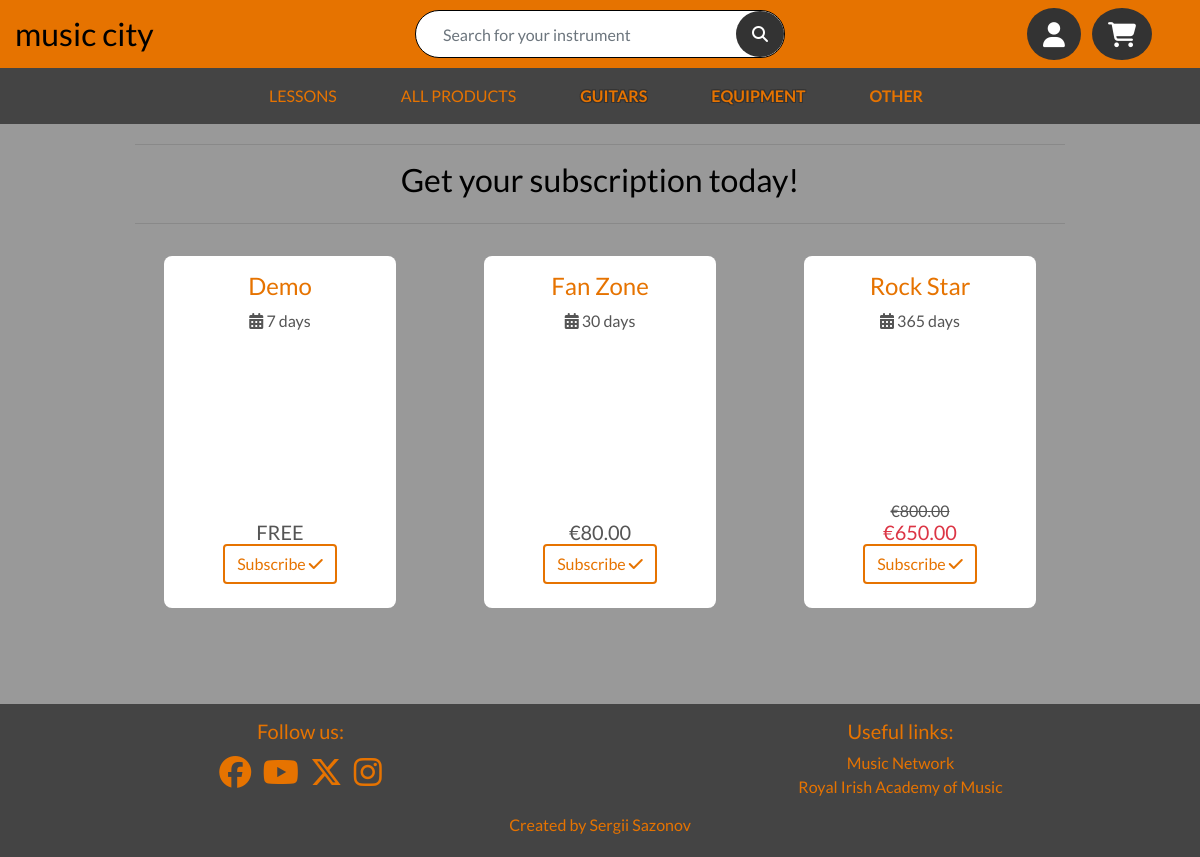
The page /lessons/subscription/ on the database as committed earlier.
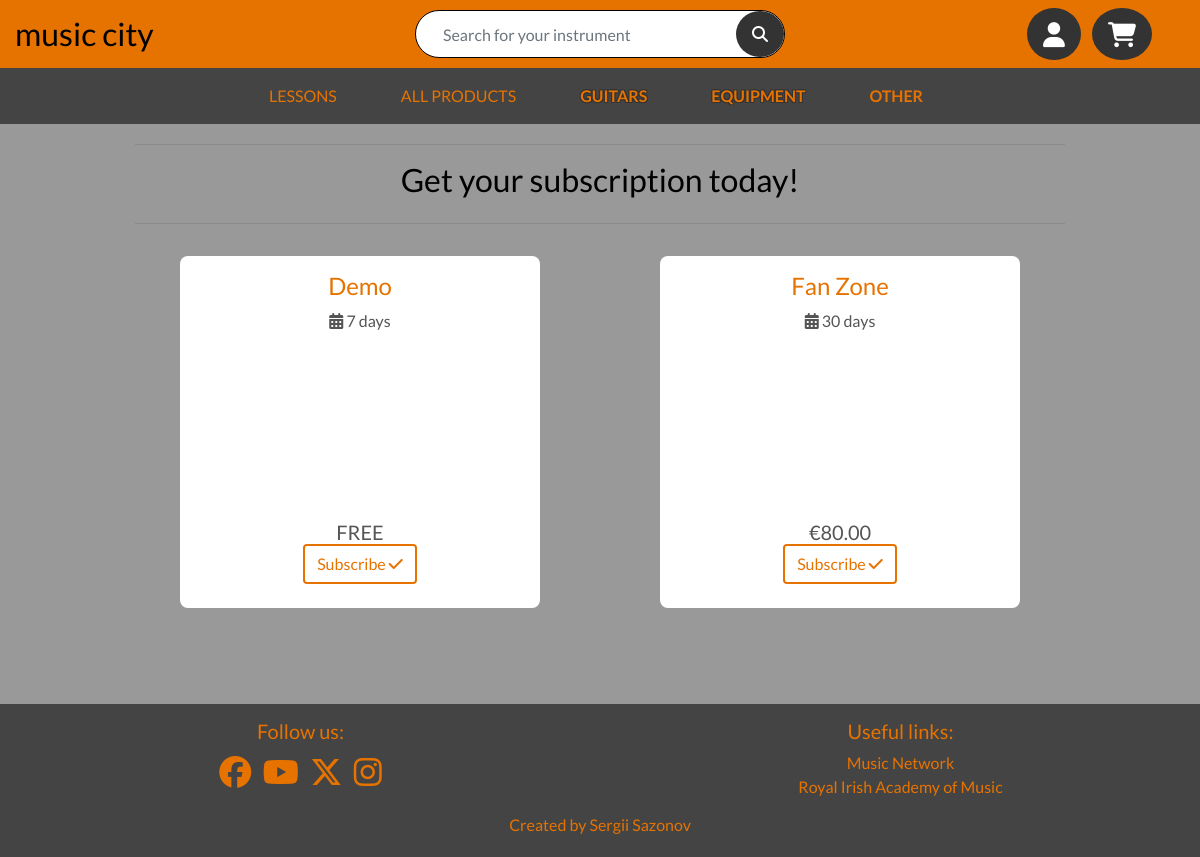
The same page on the database as committed later.
### lessons/models.py (models this page shows, shortened)
class Subscription(models.Model):
    name = models.CharField(max_length=40)
    description = models.TextField()
    duration = models.IntegerField()
    price = models.DecimalField(max_digits=6, decimal_places=2)
    promotional_price = models.DecimalField(max_digits=6, decimal_places=2, null=True, blank=True)
    is_active = models.BooleanField(default=True)
    image = CloudinaryField('image', default=None, null=True, blank=True)

### lessons/views.py (the view, shortened to what this page needs)
# urls.py: path('subscription/', views.check_subscription, name="check_subscription"),
def check_subscription(request):
    if request.user.is_superuser:  # Show all subscriptions to the admin (including disabled)
        subscriptions = Subscription.objects.all().order_by('duration')
    else:
        subscriptions = Subscription.objects.filter(is_active=True).order_by('duration')
        if request.user.is_authenticated:
            had_subscription = UserSubscription.objects.filter(user=request.user).first()
            if had_subscription:
                subscriptions = Subscription.objects.filter(is_active=True).exclude(price=0).order_by('duration')
    context = {
        'subscriptions': subscriptions,
    }
    return render(request, 'lessons/subscriptions.html', context)

### bag/contexts.py (called while the page is built, shortened)
def bag_contents(request):
    bag_items = []
    total = 0
    product_count = 0
    bag = request.session.get('bag', {})
    if total < settings.FREE_DELIVERY_THRESHOLD:
        delivery = total * Decimal(settings.STANDARD_DELIVERY_PERCENTAGE)
        free_delivery_delta = settings.FREE_DELIVERY_THRESHOLD - total
    else:
        delivery = 0
        free_delivery_delta = 0
    grand_total = total + delivery
    context = {
        'bag_items': bag_items,
        'total': total,
        'product_count': product_count,
        'delivery': delivery,
        'free_delivery_delta': free_delivery_delta,
        'free_delivery_threshold': settings.FREE_DELIVERY_THRESHOLD,
        'grand_total': grand_total,
    }
    return context

### lessons/templates/lessons/subscriptions.html (shortened to what this page needs)
{% extends "base.html" %}
{% load static %}
{% block page_header %}
    <div class="header-container">
    </div>
{% endblock %}
{% block content %}
    <div class="container">
        <hr>
        <div class="row mt-3">
            <div class="container">
                <h2 class="text-black text-center mx-3">Get your subscription today!</h2>
            </div>
        </div>
        <hr>
        <div class="row">
            {% for subscription in subscriptions %}
                <div class="col-lg col-md-6 col-sm-12 text-center">
                    <div class="container subscription-container my-3 position-relative bg-white p-3">
                        <div class="container-fluid">
                            <h4 class="highlight-color">{{ subscription.name }}</h4>
                            <p>
                                <i class="fa-solid fa-calendar-days"></i>
                                {{ subscription.duration}} days
                            </p>
                        </div>
                        {% if subscription.image %}
                            <div class="subscription-img">
                            </div>
                        {% endif %}
                        <div class="container-fluid align-bottom white-bg pb-3">
                            {% if subscription.promotional_price %}
                                <h6 class="strikethrough m-0">€{{ subscription.price }}</h6>
                                <h5 class="text-danger m-0">€{{ subscription.promotional_price }}</h5>
                            {% elif subscription.price == 0 %}
                                <h5 class="m-0">FREE</h5>
                            {% else %}
                                <h5 class="m-0">€{{ subscription.price }}</h5>
                            {% endif %}
                            {% if subscription.is_active %}
                                <a href="{% url 'buy_subscription' subscription.id %}" class="btn btn-main mb-2">
                                    <span>
                                        Subscribe
                                    </span>
                                    <span>
                                        <i class="fa-solid fa-check"></i>
                                    </span>
                                </a>
                            {% endif %}
                        </div>
                    </div>
                </div>
            {% endfor %}
        </div>
    </div>
{% endblock %}

Rows that differ between the two databases and show on the page:
removed Subscription: name "Rock Star", duration "365", price "800.00", promotional_price "650.00", is_active "Subscribe"
